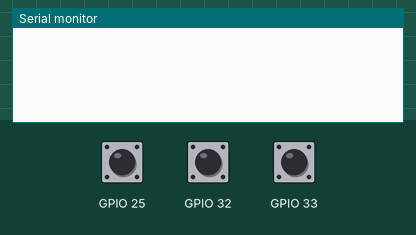
Simulated run of this sketch. Board: ESP32. On the bench: the last lines printed to the serial monitor. The inputs (shaded band) are chosen by the test bench; at power-on: GPIO 25 HIGH, GPIO 32 HIGH, GPIO 33 HIGH.

Above: at 1.2 s.
1.3 s: GPIO 25 pulled LOW for 0.15 s
At 2.6 s:
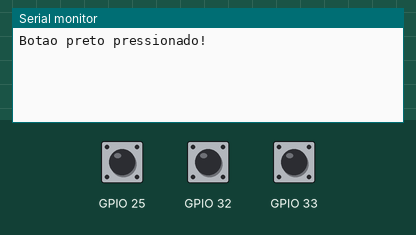
4.4 s: GPIO 32 pulled LOW for 0.15 s
At 4.9 s:
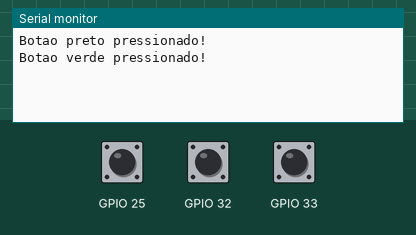
6.5 s: GPIO 33 pulled LOW for 0.15 s
At 7.7 s:
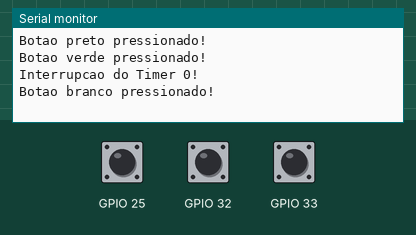

Measured:
- after the input at 1.3 s, the serial monitor: prints a new line at once (image 1)
- after the input at 4.4 s, the serial monitor: prints a new line at once (image 2)
- after the input at 6.5 s, the serial monitor: prints a new line at once (image 3)

The sketch:

isr_timer_SIM7000.ino
```cpp
/*
 * Funcao: Utilizacao de funcoes de interrupcao e timer do ESP32
 * Autor: Paulo Cesar Menegon de Castro
 * Data de criacao: 20.02.2024
 * Data de modificacao: 03.08.2024
 * Referencias: https://randomnerdtutorials.com/esp32-pir-motion-sensor-interrupts-timers/
 */

// Definicao de constantes
#define GREEN 32  // Botao verde
#define WHITE 33  // Botao branco
#define BLACK 25  // Botao preto

// Instancia timer
hw_timer_t* timer0 = NULL;
hw_timer_t* timer1 = NULL;

// Variaveis
typedef struct {  // Estrutura de dados dos botoes
  int GPIO;       // GPIO no qual o botao esta conectado
  bool press;     // Botao pressionado
} BOTTON;
// Struct dos botoes
BOTTON green = { 32, false };
BOTTON white = { 33, false };
BOTTON black = { 25, false };
// Debouncing dos botoes
unsigned long greenTime = 0;
unsigned long greenLast = 0;
unsigned long whiteTime = 0;
unsigned long whiteLast = 0;
unsigned long blackTime = 0;
unsigned long blackLast = 0;
bool intTimer0 = false;  // Flag de interrupcaodo Timer0
bool intTimer1 = false;  // Flag de interrupcaodo Timer1

// Interrupcao do Timer0
void IRAM_ATTR rotTimer0() {  // Armazena na RAM que e mais rapida que a FLASH
  intTimer0 = true;
}

// Interrupcao do Timer1
void IRAM_ATTR rotTimer1() {  // Armazena na RAM que e mais rapida que a FLASH
  intTimer1 = true;
}

// Inicializacao do timer
void startTimer() {
  // Frequencia do timer em 1 MHz
  timer0 = timerBegin(1000000);  // Frequencia em Hz (maximo de 80MHz)
  timer1 = timerBegin(1000000);  // Frequencia em Hz (maximo de 80MHz)
  // Funcao a ser chamada pela interrupcao do timer.
  timerAttachInterrupt(timer0, &rotTimer0);
  timerAttachInterrupt(timer1, &rotTimer1);
  // Intervalo para chamada da funcao
  timerAlarm(timer0, 5000000, true, 0);   // Chama a funcao a cada 5 segundos (tempo em us)
  timerAlarm(timer1, 10000000, true, 0);  // Chama a funcao a cada 10 segundos (tempo em us)
  /* Parametros:
     1 - Timer a ser afetado
     2 - Ajusta o alarme para chamar a funcao a cada valor especificado
     3 - Repete o alarme
     4 - Sem limites de valor para a contagem
  */

  /* Versoes de placa ate 2.0.17
     timer0 = timerBegin(0, 80, true);
     Inicialização do timer. Parametros :
     0 - seleção do timer a ser usado, de 0 a 3.
     80 - prescaler. O clock principal do ESP32 é 80MHz. Dividimos por 80 para ter 1us por tick.
     true - true para contador progressivo, false para regressivo
     timerAttachInterrupt(timer0, &rotTimer0, true);
     timerAttachInterrupt(timer1, &rotTimer1, true);
     Conecta à interrupção do timer:
     - timer é a instância do hw_timer
     - endereço da função a ser chamada pelo timer
     - edge=true gera uma interrupção
     timerAlarmWrite(timer0, 5000000, true);   // 5 segundos
     timerAlarmWrite(timer1, 10000000, true);  // 10 segundos
     - o timer instanciado no inicio
     - o valor em us
     - auto-reload. true para repetir o alarme de interrupcao
     //Ativa o alarme
     timerAlarmEnable(timer0);
     timerAlarmEnable(timer1);
*/
}

// Interrupcao botao verde
void IRAM_ATTR isrGreen() {  // Guarda interrupcao na RAM e nao na memoria flash (mais lenta)
  greenTime = millis();
  if (greenTime - greenLast > 300) {  // Compara o intervalo entre apertos dos botoes
    green.press = true;               // para evitar bouncing
    greenLast = greenTime;
  }
}

// Interrupcao do botao branco
void IRAM_ATTR isrWhite() {
  whiteTime = millis();
  if (whiteTime - whiteLast > 300) {
    white.press = true;
    whiteLast = whiteTime;
  }
}

// Interrupcao botao preto
void IRAM_ATTR isrBlack() {
  blackTime = millis();
  if (blackTime - blackLast > 300) {
    black.press = true;
    blackLast = blackTime;
  }
}

void setup() {
  Serial.begin(115200);  // Inicia porta serial
  // Configuracao dos botoes
  pinMode(green.GPIO, INPUT_PULLUP);
  attachInterrupt(green.GPIO, isrGreen, FALLING);  // Botao ativo na borda de descida
  pinMode(white.GPIO, INPUT_PULLUP);
  attachInterrupt(white.GPIO, isrWhite, FALLING);
  pinMode(black.GPIO, INPUT_PULLUP);
  attachInterrupt(black.GPIO, isrBlack, FALLING);
  startTimer();  // Inicia timers da ESP32
}

void loop() {
  if (intTimer0) {
    intTimer0 = false;
    Serial.println("Interrupcao do Timer 0!");
  }
  if (intTimer1) {
    intTimer1 = false;
    Serial.println("Interrupcao do Timer 1!");
  }
  if (green.press) {
    green.press = false;
    Serial.println("Botao verde pressionado!");
  }
  if (white.press) {
    white.press = false;
    Serial.println("Botao branco pressionado!");
  }
  if (black.press) {
    black.press = false;
    Serial.println("Botao preto pressionado!");
  }
}
```
